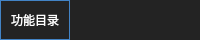
     <widget class="QFrame" name="Top_Bar">
      <property name="maximumSize">
       <size>
        <width>16777215</width>
        <height>40</height>
       </size>
      </property>
      <property name="styleSheet">
       <string notr="true">background-color: rgb(35, 35, 35);</string>
      </property>
      <property name="frameShape">
       <enum>QFrame::NoFrame</enum>
      </property>
      <property name="frameShadow">
       <enum>QFrame::Raised</enum>
      </property>
      <layout class="QHBoxLayout" name="horizontalLayout">
       <property name="spacing">
        <number>0</number>
       </property>
       <property name="leftMargin">
        <number>0</number>
       </property>
       <property name="topMargin">
        <number>0</number>
       </property>
       <property name="rightMargin">
        <number>0</number>
       </property>
       <property name="bottomMargin">
        <number>0</number>
       </property>
       <item>
        <widget class="QFrame" name="frame_toggle">
         <property name="maximumSize">
          <size>
           <width>70</width>
           <height>40</height>
          </size>
         </property>
         <property name="styleSheet">
          <string notr="true">background-color: rgb(85, 170, 255);</string>
         </property>
         <property name="frameShape">
          <enum>QFrame::StyledPanel</enum>
         </property>
         <property name="frameShadow">
          <enum>QFrame::Raised</enum>
         </property>
         <layout class="QVBoxLayout" name="verticalLayout_2">
          <property name="spacing">
           <number>0</number>
          </property>
          <property name="leftMargin">
           <number>0</number>
          </property>
          <property name="topMargin">
           <number>0</number>
          </property>
          <property name="rightMargin">
           <number>0</number>
          </property>
          <property name="bottomMargin">
           <number>0</number>
          </property>
          <item>
           <widget class="QPushButton" name="BtnToggle">
            <property name="sizePolicy">
             <sizepolicy hsizetype="Expanding" vsizetype="Expanding">
              <horstretch>0</horstretch>
              <verstretch>0</verstretch>
             </sizepolicy>
            </property>
            <property name="styleSheet">
             <string notr="true">QPushButton {
	color: rgb(255, 255, 255);
	background-color: rgb(35, 35, 35);
	border: 0px solid;
    font: 9.5pt &quot;黑体&quot;;
}
QPushButton:hover {
	background-color: rgb(74, 74, 74);
}
</string>
            </property>
            <property name="text">
             <string>功能目录</string>
            </property>
           </widget>
          </item>
         </layout>
        </widget>
       </item>
       <item>
        <widget class="QFrame" name="frame_top">
         <property name="frameShape">
          <enum>QFrame::StyledPanel</enum>
         </property>
         <property name="frameShadow">
          <enum>QFrame::Raised</enum>
         </property>
         <widget class="QLabel" name="labelTop">
          <property name="geometry">
           <rect>
            <x>0</x>
            <y>0</y>
            <width>431</width>
            <height>41</height>
           </rect>
          </property>
          <property name="minimumSize">
           <size>
            <width>51</width>
            <height>21</height>
           </size>
          </property>
          <property name="palette">
           <palette>
            <active>
             <colorrole role="WindowText">
              <brush brushstyle="SolidPattern">
               <color alpha="255">
                <red>255</red>
                <green>255</green>
                <blue>255</blue>
               </color>
              </brush>
             </colorrole>
             <colorrole role="Button">
              <brush brushstyle="SolidPattern">
               <color alpha="255">
                <red>35</red>
                <green>35</green>
                <blue>35</blue>
               </color>
              </brush>
             </colorrole>
             <colorrole role="Text">
              <brush brushstyle="SolidPattern">
               <color alpha="255">
                <red>255</red>
                <green>255</green>
                <blue>255</blue>
               </color>
              </brush>
             </colorrole>
             <colorrole role="ButtonText">
              <brush brushstyle="SolidPattern">
               <color alpha="255">
                <red>255</red>
                <green>255</green>
                <blue>255</blue>
               </color>
              </brush>
             </colorrole>
             <colorrole role="Base">
              <brush brushstyle="SolidPattern">
               <color alpha="255">
                <red>35</red>
                <green>35</green>
                <blue>35</blue>
               </color>
              </brush>
             </colorrole>
             <colorrole role="Window">
              <brush brushstyle="SolidPattern">
               <color alpha="255">
                <red>35</red>
                <green>35</green>
                <blue>35</blue>
               </color>
              </brush>
             </colorrole>
             <colorrole role="AlternateBase">
              <brush brushstyle="SolidPattern">
               <color alpha="255">
                <red>45</red>
                <green>45</green>
                <blue>45</blue>
               </color>
              </brush>
             </colorrole>
            </active>
            <inactive>
             <colorrole role="WindowText">
              <brush brushstyle="SolidPattern">
               <color alpha="255">
                <red>255</red>
                <green>255</green>
                <blue>255</blue>
               </color>
              </brush>
             </colorrole>
             <colorrole role="Button">
              <brush brushstyle="SolidPattern">
               <color alpha="255">
                <red>35</red>
                <green>35</green>
                <blue>35</blue>
               </color>
              </brush>
             </colorrole>
             <colorrole role="Text">
              <brush brushstyle="SolidPattern">
               <color alpha="255">
                <red>255</red>
                <green>255</green>
                <blue>255</blue>
               </color>
              </brush>
             </colorrole>
             <colorrole role="ButtonText">
              <brush brushstyle="SolidPattern">
               <color alpha="255">
                <red>255</red>
                <green>255</green>
                <blue>255</blue>
               </color>
              </brush>
             </colorrole>
             <colorrole role="Base">
              <brush brushstyle="SolidPattern">
               <color alpha="255">
                <red>35</red>
                <green>35</green>
                <blue>35</blue>
               </color>
              </brush>
             </colorrole>
             <colorrole role="Window">
              <brush brushstyle="SolidPattern">
               <color alpha="255">
                <red>35</red>
                <green>35</green>
                <blue>35</blue>
               </color>
              </brush>
             </colorrole>
             <colorrole role="AlternateBase">
              <brush brushstyle="SolidPattern">
               <color alpha="255">
                <red>45</red>
                <green>45</green>
                <blue>45</blue>
               </color>
              </brush>
             </colorrole>
            </inactive>
            <disabled>
             <colorrole role="WindowText">
              <brush brushstyle="SolidPattern">
               <color alpha="255">
                <red>255</red>
                <green>255</green>
                <blue>255</blue>
               </color>
              </brush>
             </colorrole>
             <colorrole role="Button">
              <brush brushstyle="SolidPattern">
               <color alpha="255">
                <red>35</red>
                <green>35</green>
                <blue>35</blue>
               </color>
              </brush>
             </colorrole>
             <colorrole role="Text">
              <brush brushstyle="SolidPattern">
               <color alpha="255">
                <red>255</red>
                <green>255</green>
                <blue>255</blue>
               </color>
              </brush>
             </colorrole>
             <colorrole role="ButtonText">
              <brush brushstyle="SolidPattern">
               <color alpha="255">
                <red>255</red>
                <green>255</green>
                <blue>255</blue>
               </color>
              </brush>
             </colorrole>
             <colorrole role="Base">
              <brush brushstyle="SolidPattern">
               <color alpha="255">
                <red>35</red>
                <green>35</green>
                <blue>35</blue>
               </color>
              </brush>
             </colorrole>
             <colorrole role="Window">
              <brush brushstyle="SolidPattern">
               <color alpha="255">
                <red>35</red>
                <green>35</green>
                <blue>35</blue>
               </color>
              </brush>
             </colorrole>
             <colorrole role="AlternateBase">
              <brush brushstyle="SolidPattern">
               <color alpha="255">
                <red>45</red>
                <green>45</green>
                <blue>45</blue>
               </color>
              </brush>
             </colorrole>
            </disabled>
           </palette>
          </property>
          <property name="font">
           <font>
            <family>黑体</family>
            <pointsize>12</pointsize>
           </font>
          </property>
          <property name="styleSheet">
           <string notr="true">QLabel {
    color: white
}</string>
          </property>
          <property name="text">
           <string>命名格式</string>
          </property>
          <property name="alignment">
           <set>Qt::AlignCenter</set>
          </property>
         </widget>
        </widget>
       </item>
      </layout>
     </widget>
